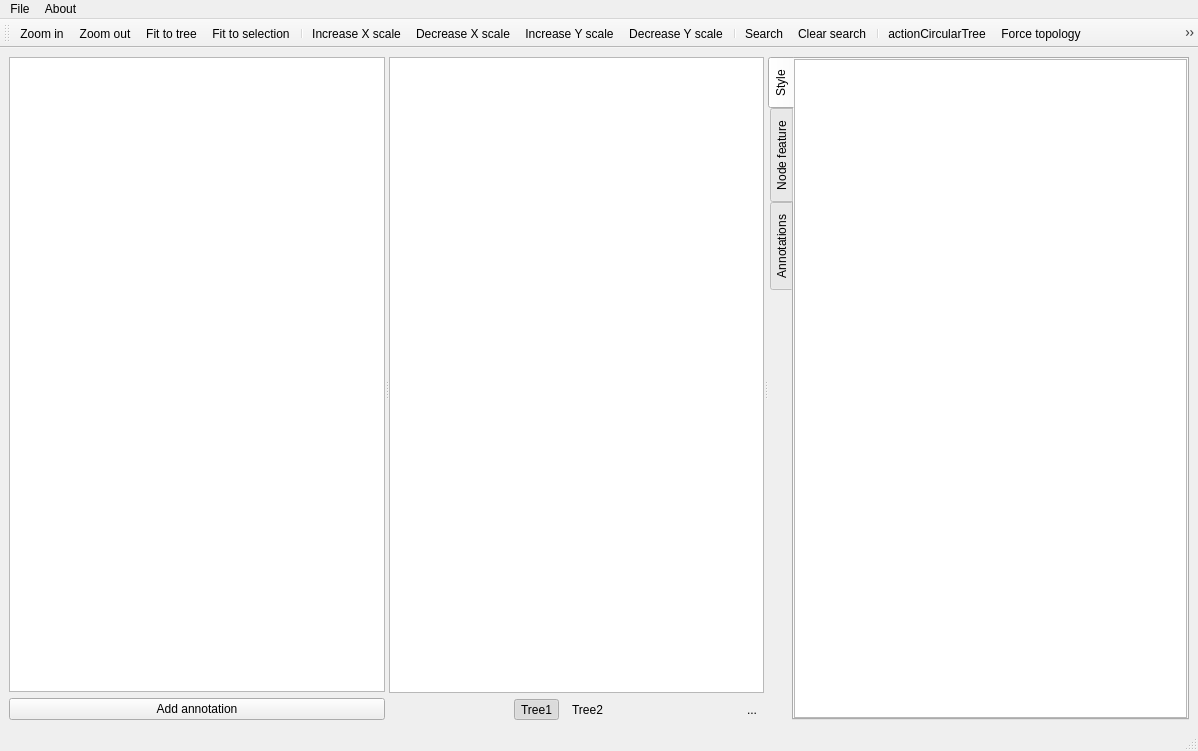
<?xml version="1.0" encoding="UTF-8"?>
<ui version="4.0">
 <class>MainWindow</class>
 <widget class="QMainWindow" name="MainWindow">
  <property name="geometry">
   <rect>
    <x>0</x>
    <y>0</y>
    <width>1198</width>
    <height>751</height>
   </rect>
  </property>
  <property name="windowTitle">
   <string>MainWindow</string>
  </property>
  <widget class="QWidget" name="centralwidget">
   <layout class="QVBoxLayout" name="verticalLayout_3">
    <item>
     <widget class="QSplitter" name="splitter_2">
      <property name="orientation">
       <enum>Qt::Horizontal</enum>
      </property>
      <widget class="QSplitter" name="splitter">
       <property name="orientation">
        <enum>Qt::Horizontal</enum>
       </property>
       <widget class="QWidget" name="layoutWidget">
        <layout class="QVBoxLayout" name="verticalLayout">
         <item>
          <widget class="MyListWidget" name="listWidget">
           <property name="acceptDrops">
            <bool>true</bool>
           </property>
           <property name="alternatingRowColors">
            <bool>true</bool>
           </property>
           <property name="wordWrap">
            <bool>true</bool>
           </property>
          </widget>
         </item>
         <item>
          <widget class="QPushButton" name="add_ann_btn">
           <property name="acceptDrops">
            <bool>true</bool>
           </property>
           <property name="text">
            <string>Add annotation</string>
           </property>
           <property name="icon">
            <iconset>
             <normaloff>:/picture/resourses/add-icon.png</normaloff>:/picture/resourses/add-icon.png</iconset>
           </property>
          </widget>
         </item>
        </layout>
       </widget>
       <widget class="QWidget" name="layoutWidget">
        <layout class="QVBoxLayout" name="verticalLayout_2">
         <item>
          <widget class="_TreeView" name="view"/>
         </item>
         <item>
          <layout class="QHBoxLayout" name="horizontalLayout">
           <item>
            <spacer name="horizontalSpacer">
             <property name="orientation">
              <enum>Qt::Horizontal</enum>
             </property>
             <property name="sizeHint" stdset="0">
              <size>
               <width>40</width>
               <height>20</height>
              </size>
             </property>
            </spacer>
           </item>
           <item>
            <widget class="QToolButton" name="toolButton">
             <property name="text">
              <string>Tree1</string>
             </property>
             <property name="icon">
              <iconset>
               <normaloff>:/Menu/resourses/Menu/tree_structure.png</normaloff>:/Menu/resourses/Menu/tree_structure.png</iconset>
             </property>
             <property name="checkable">
              <bool>true</bool>
             </property>
             <property name="checked">
              <bool>true</bool>
             </property>
             <property name="toolButtonStyle">
              <enum>Qt::ToolButtonTextBesideIcon</enum>
             </property>
             <property name="autoRaise">
              <bool>true</bool>
             </property>
            </widget>
           </item>
           <item>
            <widget class="QToolButton" name="toolButton_2">
             <property name="text">
              <string>Tree2</string>
             </property>
             <property name="icon">
              <iconset>
               <normaloff>:/Menu/resourses/Menu/tree_structure.png</normaloff>:/Menu/resourses/Menu/tree_structure.png</iconset>
             </property>
             <property name="checkable">
              <bool>true</bool>
             </property>
             <property name="toolButtonStyle">
              <enum>Qt::ToolButtonTextBesideIcon</enum>
             </property>
             <property name="autoRaise">
              <bool>true</bool>
             </property>
            </widget>
           </item>
           <item>
            <spacer name="horizontalSpacer_2">
             <property name="orientation">
              <enum>Qt::Horizontal</enum>
             </property>
             <property name="sizeHint" stdset="0">
              <size>
               <width>40</width>
               <height>20</height>
              </size>
             </property>
            </spacer>
           </item>
           <item>
            <widget class="QToolButton" name="toolButton_3">
             <property name="text">
              <string>...</string>
             </property>
             <property name="icon">
              <iconset>
               <normaloff>:/picture/resourses/cog.png</normaloff>:/picture/resourses/cog.png</iconset>
             </property>
             <property name="autoRaise">
              <bool>true</bool>
             </property>
            </widget>
           </item>
          </layout>
         </item>
        </layout>
       </widget>
      </widget>
      <widget class="QTabWidget" name="tabWidget">
       <property name="tabPosition">
        <enum>QTabWidget::West</enum>
       </property>
       <property name="currentIndex">
        <number>0</number>
       </property>
       <widget class="QWidget" name="tab">
        <attribute name="title">
         <string>Style</string>
        </attribute>
        <layout class="QGridLayout" name="gridLayout">
         <property name="leftMargin">
          <number>0</number>
         </property>
         <property name="topMargin">
          <number>0</number>
         </property>
         <property name="rightMargin">
          <number>0</number>
         </property>
         <property name="bottomMargin">
          <number>0</number>
         </property>
         <item row="0" column="0">
          <widget class="MyGeneralTableView" name="general_table"/>
         </item>
        </layout>
       </widget>
       <widget class="QWidget" name="tab_2">
        <attribute name="title">
         <string>Node feature</string>
        </attribute>
        <layout class="QGridLayout" name="gridLayout_2">
         <property name="leftMargin">
          <number>0</number>
         </property>
         <property name="topMargin">
          <number>0</number>
         </property>
         <property name="rightMargin">
          <number>0</number>
         </property>
         <property name="bottomMargin">
          <number>0</number>
         </property>
         <item row="0" column="0">
          <widget class="MyNodePropTableView" name="node_prop_table"/>
         </item>
        </layout>
       </widget>
       <widget class="QWidget" name="tab_3">
        <attribute name="title">
         <string>Annotations</string>
        </attribute>
        <layout class="QGridLayout" name="gridLayout_3">
         <property name="leftMargin">
          <number>0</number>
         </property>
         <property name="topMargin">
          <number>0</number>
         </property>
         <property name="rightMargin">
          <number>0</number>
         </property>
         <property name="bottomMargin">
          <number>0</number>
         </property>
         <item row="0" column="0">
          <widget class="QStackedWidget" name="stackedWidget"/>
         </item>
        </layout>
       </widget>
      </widget>
     </widget>
    </item>
   </layout>
  </widget>
  <widget class="QMenuBar" name="menubar">
   <property name="geometry">
    <rect>
     <x>0</x>
     <y>0</y>
     <width>1198</width>
     <height>23</height>
    </rect>
   </property>
   <widget class="QMenu" name="menuFile">
    <property name="title">
     <string>File</string>
    </property>
    <addaction name="actionOpen"/>
    <addaction name="actionPaste_newick"/>
    <addaction name="actionsaveSession"/>
    <addaction name="actionload_session"/>
    <addaction name="actionSave_newick"/>
    <addaction name="actionSave_as_figure"/>
    <addaction name="actionRenderPDF"/>
    <addaction name="actionRender_selected_region"/>
   </widget>
   <widget class="QMenu" name="menuAbout">
    <property name="title">
     <string>About</string>
    </property>
    <addaction name="actionETE"/>
   </widget>
   <addaction name="menuFile"/>
   <addaction name="menuAbout"/>
  </widget>
  <widget class="QStatusBar" name="statusbar"/>
  <widget class="QToolBar" name="toolBar">
   <property name="enabled">
    <bool>true</bool>
   </property>
   <property name="windowTitle">
    <string>toolBar</string>
   </property>
   <attribute name="toolBarArea">
    <enum>TopToolBarArea</enum>
   </attribute>
   <attribute name="toolBarBreak">
    <bool>false</bool>
   </attribute>
   <addaction name="actionZoomIn"/>
   <addaction name="actionZoomOut"/>
   <addaction name="actionFit2tree"/>
   <addaction name="actionFit2region"/>
   <addaction name="separator"/>
   <addaction name="actionZoomInX"/>
   <addaction name="actionZoomOutX"/>
   <addaction name="actionZoomInY"/>
   <addaction name="actionZoomOutY"/>
   <addaction name="separator"/>
   <addaction name="actionSearchNode"/>
   <addaction name="actionClear_search"/>
   <addaction name="separator"/>
   <addaction name="actionCircularTree"/>
   <addaction name="actionForceTopology"/>
   <addaction name="actionUltrametric"/>
   <addaction name="separator"/>
   <addaction name="actionBranchLength"/>
   <addaction name="actionBranchSupport"/>
   <addaction name="actionLeafName"/>
   <addaction name="separator"/>
   <addaction name="actioncompare_mode"/>
   <addaction name="separator"/>
   <addaction name="actionRenderPDF"/>
   <addaction name="actionShow_newick"/>
   <addaction name="separator"/>
   <addaction name="actionsaveSession"/>
   <addaction name="actionload_session"/>
   <addaction name="action_style_brush"/>
   <addaction name="action_save_to_mcmctree"/>
  </widget>
  <action name="actionOpen">
   <property name="icon">
    <iconset resource="ete_resources.qrc">
     <normaloff>:/ete icons/fileopen.png</normaloff>:/ete icons/fileopen.png</iconset>
   </property>
   <property name="text">
    <string>Open newick tree</string>
   </property>
   <property name="font">
    <font/>
   </property>
   <property name="shortcut">
    <string>Ctrl+O</string>
   </property>
  </action>
  <action name="actionPaste_newick">
   <property name="text">
    <string>Paste newick</string>
   </property>
   <property name="shortcut">
    <string>Ctrl+P</string>
   </property>
  </action>
  <action name="actionSave_image">
   <property name="icon">
    <iconset resource="ete_resources.qrc">
     <normaloff>:/ete icons/filesave.png</normaloff>:/ete icons/filesave.png</iconset>
   </property>
   <property name="text">
    <string>Save Image</string>
   </property>
  </action>
  <action name="actionSave_region">
   <property name="text">
    <string>Save region</string>
   </property>
   <property name="shortcut">
    <string>Ctrl+A</string>
   </property>
  </action>
  <action name="actionBranchLength">
   <property name="icon">
    <iconset resource="ete_resources.qrc">
     <normaloff>:/ete icons/show_dist.png</normaloff>:/ete icons/show_dist.png</iconset>
   </property>
   <property name="text">
    <string>Show branch info</string>
   </property>
   <property name="shortcut">
    <string>L</string>
   </property>
  </action>
  <action name="actionZoomIn">
   <property name="icon">
    <iconset resource="ete_resources.qrc">
     <normaloff>:/ete icons/zoom_in.png</normaloff>:/ete icons/zoom_in.png</iconset>
   </property>
   <property name="text">
    <string>Zoom in</string>
   </property>
   <property name="shortcut">
    <string>Z</string>
   </property>
  </action>
  <action name="actionZoomOut">
   <property name="icon">
    <iconset resource="ete_resources.qrc">
     <normaloff>:/ete icons/zoom_out.png</normaloff>:/ete icons/zoom_out.png</iconset>
   </property>
   <property name="text">
    <string>Zoom out</string>
   </property>
   <property name="shortcut">
    <string>X</string>
   </property>
  </action>
  <action name="actionETE">
   <property name="text">
    <string>ETE</string>
   </property>
  </action>
  <action name="actionForceTopology">
   <property name="checkable">
    <bool>true</bool>
   </property>
   <property name="icon">
    <iconset resource="ete_resources.qrc">
     <normaloff>:/ete icons/force_topo.png</normaloff>:/ete icons/force_topo.png</iconset>
   </property>
   <property name="text">
    <string>Force topology</string>
   </property>
   <property name="toolTip">
    <string>Allows to see topology by setting assuming all branch lenghts are 1.0</string>
   </property>
   <property name="shortcut">
    <string>T</string>
   </property>
   <property name="HOLA" stdset="0">
    <bool>false</bool>
   </property>
  </action>
  <action name="actionSave_newick">
   <property name="icon">
    <iconset resource="ete_resources.qrc">
     <normaloff>:/ete icons/filesave.png</normaloff>:/ete icons/filesave.png</iconset>
   </property>
   <property name="text">
    <string>Save as newick</string>
   </property>
  </action>
  <action name="actionZoomInX">
   <property name="icon">
    <iconset resource="ete_resources.qrc">
     <normaloff>:/ete icons/x_expand.png</normaloff>:/ete icons/x_expand.png</iconset>
   </property>
   <property name="text">
    <string>Increase X scale</string>
   </property>
  </action>
  <action name="actionZoomOutX">
   <property name="icon">
    <iconset resource="ete_resources.qrc">
     <normaloff>:/ete icons/x_reduce.png</normaloff>:/ete icons/x_reduce.png</iconset>
   </property>
   <property name="text">
    <string>Decrease X scale</string>
   </property>
  </action>
  <action name="actionZoomInY">
   <property name="icon">
    <iconset resource="ete_resources.qrc">
     <normaloff>:/ete icons/y_expand.png</normaloff>:/ete icons/y_expand.png</iconset>
   </property>
   <property name="text">
    <string>Increase Y scale</string>
   </property>
  </action>
  <action name="actionZoomOutY">
   <property name="icon">
    <iconset resource="ete_resources.qrc">
     <normaloff>:/ete icons/y_reduce.png</normaloff>:/ete icons/y_reduce.png</iconset>
   </property>
   <property name="text">
    <string>Decrease Y scale</string>
   </property>
   <property name="actionBranchSupport" stdset="0">
    <bool>false</bool>
   </property>
  </action>
  <action name="actionFit2tree">
   <property name="icon">
    <iconset resource="ete_resources.qrc">
     <normaloff>:/ete icons/fit_tree.png</normaloff>:/ete icons/fit_tree.png</iconset>
   </property>
   <property name="text">
    <string>Fit to tree</string>
   </property>
   <property name="shortcut">
    <string>W</string>
   </property>
  </action>
  <action name="actionFit2region">
   <property name="icon">
    <iconset resource="ete_resources.qrc">
     <normaloff>:/ete icons/fit_region.png</normaloff>:/ete icons/fit_region.png</iconset>
   </property>
   <property name="text">
    <string>Fit to selection</string>
   </property>
   <property name="shortcut">
    <string>R</string>
   </property>
  </action>
  <action name="actionRenderPDF">
   <property name="icon">
    <iconset resource="ete_resources.qrc">
     <normaloff>:/ete icons/export_pdf.png</normaloff>:/ete icons/export_pdf.png</iconset>
   </property>
   <property name="text">
    <string>Render PDF image</string>
   </property>
  </action>
  <action name="actionSearchNode">
   <property name="icon">
    <iconset resource="ete_resources.qrc">
     <normaloff>:/ete icons/search.png</normaloff>:/ete icons/search.png</iconset>
   </property>
   <property name="text">
    <string>Search</string>
   </property>
   <property name="shortcut">
    <string>Ctrl+S</string>
   </property>
  </action>
  <action name="actionClear_search">
   <property name="icon">
    <iconset resource="ete_resources.qrc">
     <normaloff>:/ete icons/clean_search.png</normaloff>:/ete icons/clean_search.png</iconset>
   </property>
   <property name="text">
    <string>Clear search</string>
   </property>
   <property name="shortcut">
    <string>Ctrl+C</string>
   </property>
  </action>
  <action name="actionShow_newick">
   <property name="icon">
    <iconset resource="ete_resources.qrc">
     <normaloff>:/ete icons/show_newick.png</normaloff>:/ete icons/show_newick.png</iconset>
   </property>
   <property name="text">
    <string>Show newick</string>
   </property>
   <property name="shortcut">
    <string>N</string>
   </property>
  </action>
  <action name="actionShow_node_attributes_box">
   <property name="checkable">
    <bool>true</bool>
   </property>
   <property name="checked">
    <bool>true</bool>
   </property>
   <property name="text">
    <string>Show node attributes box</string>
   </property>
  </action>
  <action name="actionRender_selected_region">
   <property name="icon">
    <iconset resource="ete_resources.qrc">
     <normaloff>:/ete icons/export_pdf.png</normaloff>:/ete icons/export_pdf.png</iconset>
   </property>
   <property name="text">
    <string>Render selected region</string>
   </property>
   <property name="shortcutContext">
    <enum>Qt::WidgetShortcut</enum>
   </property>
  </action>
  <action name="actionBranchSupport">
   <property name="icon">
    <iconset resource="ete_resources.qrc">
     <normaloff>:/ete icons/show_support.png</normaloff>:/ete icons/show_support.png</iconset>
   </property>
   <property name="text">
    <string>Show branch support</string>
   </property>
   <property name="toolTip">
    <string>Show branch support</string>
   </property>
   <property name="shortcut">
    <string>S</string>
   </property>
  </action>
  <action name="actionLeafName">
   <property name="icon">
    <iconset resource="ete_resources.qrc">
     <normaloff>:/ete icons/show_names.png</normaloff>:/ete icons/show_names.png</iconset>
   </property>
   <property name="text">
    <string>Show leaf names</string>
   </property>
   <property name="toolTip">
    <string>show leaf names</string>
   </property>
   <property name="shortcut">
    <string>N</string>
   </property>
  </action>
  <action name="actionCircularTree">
   <property name="checkable">
    <bool>true</bool>
   </property>
   <property name="icon">
    <iconset resource="ete_resources.qrc">
     <normaloff>:/ete icons/circular_tree.png</normaloff>:/ete icons/circular_tree.png</iconset>
   </property>
   <property name="text">
    <string>actionCircularTree</string>
   </property>
   <property name="toolTip">
    <string>convert to circular Tree</string>
   </property>
  </action>
  <action name="actionsaveSession">
   <property name="icon">
    <iconset>
     <normaloff>:/picture/resourses/Save-icon.png</normaloff>:/picture/resourses/Save-icon.png</iconset>
   </property>
   <property name="text">
    <string>Save current tree and annotation</string>
   </property>
   <property name="toolTip">
    <string>Save tree and annotation</string>
   </property>
  </action>
  <action name="actionload_session">
   <property name="icon">
    <iconset>
     <normaloff>:/picture/resourses/iconfinder_file_add_48761.png</normaloff>:/picture/resourses/iconfinder_file_add_48761.png</iconset>
   </property>
   <property name="text">
    <string>Load tree and annotation</string>
   </property>
   <property name="toolTip">
    <string>Load tree and annotation</string>
   </property>
  </action>
  <action name="actioncompare_mode">
   <property name="checkable">
    <bool>true</bool>
   </property>
   <property name="icon">
    <iconset resource="ete_resources.qrc">
     <normaloff>:/ete icons/tangle_tree.svg</normaloff>:/ete icons/tangle_tree.svg</iconset>
   </property>
   <property name="text">
    <string>compare mode</string>
   </property>
   <property name="toolTip">
    <string>Tanglegram mode</string>
   </property>
  </action>
  <action name="actionSave_as_figure">
   <property name="text">
    <string>Save as figure</string>
   </property>
  </action>
  <action name="actionUltrametric">
   <property name="icon">
    <iconset resource="ete_resources.qrc">
     <normaloff>:/ete icons/force_topo.png</normaloff>:/ete icons/force_topo.png</iconset>
   </property>
   <property name="text">
    <string>Convert to ultrametric</string>
   </property>
   <property name="toolTip">
    <string>Convert to ultrametric tree</string>
   </property>
   <property name="HOLA" stdset="0">
    <bool>false</bool>
   </property>
  </action>
  <action name="action_style_brush">
   <property name="icon">
    <iconset>
     <normaloff>:/picture/resourses/iconfinder_file_add_48761.png</normaloff>:/picture/resourses/iconfinder_file_add_48761.png</iconset>
   </property>
   <property name="text">
    <string>Load annotation from other tree</string>
   </property>
   <property name="toolTip">
    <string>Load annotation from other tree</string>
   </property>
  </action>
  <action name="action_save_to_mcmctree">
   <property name="icon">
    <iconset resource="ete_resources.qrc">
     <normaloff>:/ete icons/savetree.png</normaloff>:/ete icons/savetree.png</iconset>
   </property>
   <property name="text">
    <string>Save tree for MCMCTREE</string>
   </property>
   <property name="toolTip">
    <string>Save the tree for MCMCTREE</string>
   </property>
  </action>
 </widget>
 <customwidgets>
  <customwidget>
   <class>_TreeView</class>
   <extends>QGraphicsView</extends>
   <header>CustomWidgets.h</header>
  </customwidget>
  <customwidget>
   <class>MyGeneralTableView</class>
   <extends>QTableView</extends>
   <header>CustomWidgets.h</header>
  </customwidget>
  <customwidget>
   <class>MyNodePropTableView</class>
   <extends>QTableView</extends>
   <header>CustomWidgets.h</header>
  </customwidget>
  <customwidget>
   <class>MyListWidget</class>
   <extends>QListWidget</extends>
   <header>CustomWidgets.h</header>
  </customwidget>
 </customwidgets>
 <resources>
  <include location="ete_resources.qrc"/>
  <include location="../../myRes.qrc"/>
 </resources>
 <connections/>
</ui>
